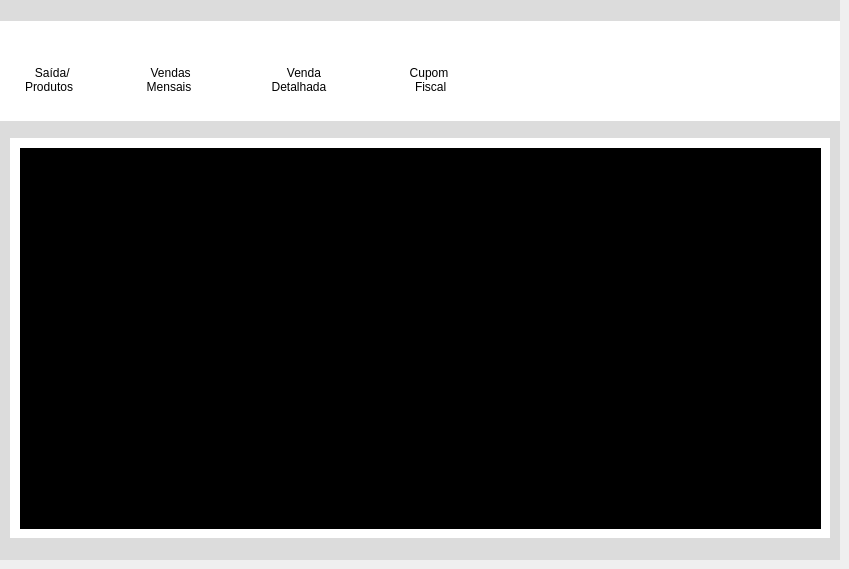
            <widget class="QWidget" name="relatorios">
             <attribute name="title">
              <string>Relatorios</string>
             </attribute>
             <widget class="QFrame" name="fr_primariorelatorios">
              <property name="geometry">
               <rect>
                <x>0</x>
                <y>0</y>
                <width>840</width>
                <height>560</height>
               </rect>
              </property>
              <property name="minimumSize">
               <size>
                <width>840</width>
                <height>560</height>
               </size>
              </property>
              <property name="maximumSize">
               <size>
                <width>16777215</width>
                <height>560</height>
               </size>
              </property>
              <property name="styleSheet">
               <string notr="true">background-color: rgb(220, 220, 220);
border:noborder;</string>
              </property>
              <property name="frameShape">
               <enum>QFrame::StyledPanel</enum>
              </property>
              <property name="frameShadow">
               <enum>QFrame::Raised</enum>
              </property>
              <widget class="QFrame" name="men_interno_relelatorios">
               <property name="geometry">
                <rect>
                 <x>-1</x>
                 <y>21</y>
                 <width>841</width>
                 <height>100</height>
                </rect>
               </property>
               <property name="maximumSize">
                <size>
                 <width>16777215</width>
                 <height>100</height>
                </size>
               </property>
               <property name="styleSheet">
                <string notr="true">background-color: rgb(255, 255, 255);

border:noborder;</string>
               </property>
               <property name="frameShape">
                <enum>QFrame::StyledPanel</enum>
               </property>
               <property name="frameShadow">
                <enum>QFrame::Raised</enum>
               </property>
               <widget class="QPushButton" name="bt_saidapro_rel">
                <property name="geometry">
                 <rect>
                  <x>0</x>
                  <y>0</y>
                  <width>100</width>
                  <height>90</height>
                 </rect>
                </property>
                <property name="minimumSize">
                 <size>
                  <width>100</width>
                  <height>90</height>
                 </size>
                </property>
                <property name="maximumSize">
                 <size>
                  <width>100</width>
                  <height>90</height>
                 </size>
                </property>
                <property name="toolTip">
                 <string/>
                </property>
                <property name="layoutDirection">
                 <enum>Qt::LeftToRight</enum>
                </property>
                <property name="styleSheet">
                 <string notr="true">background-color: qradialgradient(spread:pad, cx:0.5, cy:0.5, radius:0.5, fx:0.5, fy:0.5, stop:0 rgba(0, 0, 0, 0));</string>
                </property>
                <property name="inputMethodHints">
                 <set>Qt::ImhNone</set>
                </property>
                <property name="text">
                 <string>

  Saída/
Produtos</string>
                </property>
                <property name="icon">
                 <iconset>
                  <normaloff>../Projeto_integrador/Telas/Repono/Relatorios/PNG/icon_saida.png</normaloff>../Projeto_integrador/Telas/Repono/Relatorios/PNG/icon_saida.png</iconset>
                </property>
                <property name="iconSize">
                 <size>
                  <width>32</width>
                  <height>32</height>
                 </size>
                </property>
                <property name="shortcut">
                 <string notr="true"/>
                </property>
                <property name="checkable">
                 <bool>false</bool>
                </property>
                <property name="checked">
                 <bool>false</bool>
                </property>
                <property name="autoRepeat">
                 <bool>false</bool>
                </property>
                <property name="autoExclusive">
                 <bool>false</bool>
                </property>
                <property name="autoDefault">
                 <bool>false</bool>
                </property>
               </widget>
               <widget class="QPushButton" name="bt_vendadt_rel">
                <property name="geometry">
                 <rect>
                  <x>250</x>
                  <y>0</y>
                  <width>100</width>
                  <height>90</height>
                 </rect>
                </property>
                <property name="minimumSize">
                 <size>
                  <width>100</width>
                  <height>90</height>
                 </size>
                </property>
                <property name="maximumSize">
                 <size>
                  <width>100</width>
                  <height>90</height>
                 </size>
                </property>
                <property name="styleSheet">
                 <string notr="true">background-color: qradialgradient(spread:pad, cx:0.5, cy:0.5, radius:0.5, fx:0.5, fy:0.5, stop:0 rgba(0, 0, 0, 0));
border:noborder;</string>
                </property>
                <property name="text">
                 <string>

   Venda
Detalhada</string>
                </property>
                <property name="icon">
                 <iconset>
                  <normaloff>../Projeto_integrador/Telas/Repono/Relatorios/PNG/icon_venda_detalhada.png</normaloff>../Projeto_integrador/Telas/Repono/Relatorios/PNG/icon_venda_detalhada.png</iconset>
                </property>
                <property name="iconSize">
                 <size>
                  <width>35</width>
                  <height>35</height>
                 </size>
                </property>
               </widget>
               <widget class="QPushButton" name="bt_cupomfis_rel">
                <property name="geometry">
                 <rect>
                  <x>380</x>
                  <y>0</y>
                  <width>100</width>
                  <height>90</height>
                 </rect>
                </property>
                <property name="minimumSize">
                 <size>
                  <width>100</width>
                  <height>90</height>
                 </size>
                </property>
                <property name="maximumSize">
                 <size>
                  <width>100</width>
                  <height>90</height>
                 </size>
                </property>
                <property name="toolTip">
                 <string>&lt;html&gt;&lt;head/&gt;&lt;body&gt;&lt;p&gt;123&lt;/p&gt;&lt;p align=&quot;center&quot;&gt;+5+5&lt;/p&gt;&lt;/body&gt;&lt;/html&gt;</string>
                </property>
                <property name="styleSheet">
                 <string notr="true">background-color: qradialgradient(spread:pad, cx:0.5, cy:0.5, radius:0.5, fx:0.5, fy:0.5, stop:0 rgba(0, 0, 0, 0));
border:noborder;</string>
                </property>
                <property name="text">
                 <string>

Cupom
 Fiscal</string>
                </property>
                <property name="icon">
                 <iconset>
                  <normaloff>../Projeto_integrador/Telas/Repono/Relatorios/PNG/icon_cupom_fiscal.png</normaloff>../Projeto_integrador/Telas/Repono/Relatorios/PNG/icon_cupom_fiscal.png</iconset>
                </property>
                <property name="iconSize">
                 <size>
                  <width>35</width>
                  <height>35</height>
                 </size>
                </property>
               </widget>
               <widget class="QPushButton" name="bt_vendasm_rel">
                <property name="geometry">
                 <rect>
                  <x>120</x>
                  <y>0</y>
                  <width>100</width>
                  <height>90</height>
                 </rect>
                </property>
                <property name="minimumSize">
                 <size>
                  <width>100</width>
                  <height>90</height>
                 </size>
                </property>
                <property name="maximumSize">
                 <size>
                  <width>100</width>
                  <height>90</height>
                 </size>
                </property>
                <property name="styleSheet">
                 <string notr="true">background-color: qradialgradient(spread:pad, cx:0.5, cy:0.5, radius:0.5, fx:0.5, fy:0.5, stop:0 rgba(0, 0, 0, 0));
border:noborder;</string>
                </property>
                <property name="text">
                 <string>

 Vendas
Mensais</string>
                </property>
                <property name="icon">
                 <iconset>
                  <normaloff>../Projeto_integrador/Telas/Repono/Relatorios/PNG/icon_vendas_mensais.png</normaloff>../Projeto_integrador/Telas/Repono/Relatorios/PNG/icon_vendas_mensais.png</iconset>
                </property>
                <property name="iconSize">
                 <size>
                  <width>35</width>
                  <height>35</height>
                 </size>
                </property>
               </widget>
               <widget class="QLabel" name="icon_vendasdt">
                <property name="geometry">
                 <rect>
                  <x>280</x>
                  <y>10</y>
                  <width>47</width>
                  <height>44</height>
                 </rect>
                </property>
                <property name="minimumSize">
                 <size>
                  <width>44</width>
                  <height>44</height>
                 </size>
                </property>
                <property name="styleSheet">
                 <string notr="true">background-color: qradialgradient(spread:pad, cx:0.5, cy:0.5, radius:0.5, fx:0.5, fy:0.5, stop:0 rgba(0, 0, 0, 0));
border:noborder;</string>
                </property>
                <property name="text">
                 <string/>
                </property>
                <property name="pixmap">
                 <pixmap>Relatorios/PNG/venda.png</pixmap>
                </property>
                <property name="scaledContents">
                 <bool>true</bool>
                </property>
               </widget>
               <widget class="QLabel" name="icon_saidapr">
                <property name="geometry">
                 <rect>
                  <x>30</x>
                  <y>10</y>
                  <width>44</width>
                  <height>44</height>
                 </rect>
                </property>
                <property name="minimumSize">
                 <size>
                  <width>44</width>
                  <height>44</height>
                 </size>
                </property>
                <property name="styleSheet">
                 <string notr="true">background-color: qradialgradient(spread:pad, cx:0.5, cy:0.5, radius:0.5, fx:0.5, fy:0.5, stop:0 rgba(0, 0, 0, 0));
border:noborder;</string>
                </property>
                <property name="text">
                 <string/>
                </property>
                <property name="pixmap">
                 <pixmap>Relatorios/PNG/saida.png</pixmap>
                </property>
                <property name="scaledContents">
                 <bool>true</bool>
                </property>
               </widget>
               <widget class="QLabel" name="icon_vendasm">
                <property name="geometry">
                 <rect>
                  <x>150</x>
                  <y>10</y>
                  <width>44</width>
                  <height>44</height>
                 </rect>
                </property>
                <property name="minimumSize">
                 <size>
                  <width>44</width>
                  <height>44</height>
                 </size>
                </property>
                <property name="styleSheet">
                 <string notr="true">border:noborder;
background-color: qradialgradient(spread:pad, cx:0.5, cy:0.5, radius:0.5, fx:0.5, fy:0.5, stop:0 rgba(0, 0, 0, 0));</string>
                </property>
                <property name="text">
                 <string/>
                </property>
                <property name="pixmap">
                 <pixmap>Relatorios/PNG/grafico.png</pixmap>
                </property>
                <property name="scaledContents">
                 <bool>true</bool>
                </property>
               </widget>
               <widget class="QLabel" name="icon_cupon">
                <property name="geometry">
                 <rect>
                  <x>410</x>
                  <y>10</y>
                  <width>47</width>
                  <height>44</height>
                 </rect>
                </property>
                <property name="minimumSize">
                 <size>
                  <width>44</width>
                  <height>44</height>
                 </size>
                </property>
                <property name="styleSheet">
                 <string notr="true">background-color: qradialgradient(spread:pad, cx:0.5, cy:0.5, radius:0.5, fx:0.5, fy:0.5, stop:0 rgba(0, 0, 0, 0));
border:noborder;</string>
                </property>
                <property name="text">
                 <string/>
                </property>
                <property name="pixmap">
                 <pixmap>Relatorios/PNG/cupom.png</pixmap>
                </property>
                <property name="scaledContents">
                 <bool>true</bool>
                </property>
               </widget>
               <zorder>icon_cupon</zorder>
               <zorder>bt_cupomfis_rel</zorder>
               <zorder>icon_vendasdt</zorder>
               <zorder>icon_vendasm</zorder>
               <zorder>bt_vendadt_rel</zorder>
               <zorder>bt_vendasm_rel</zorder>
               <zorder>icon_saidapr</zorder>
               <zorder>bt_saidapro_rel</zorder>
              </widget>
              <widget class="QFrame" name="fr_subtelas_relatorios">
               <property name="geometry">
                <rect>
                 <x>10</x>
                 <y>138</y>
                 <width>820</width>
                 <height>400</height>
                </rect>
               </property>
               <property name="minimumSize">
                <size>
                 <width>820</width>
                 <height>400</height>
                </size>
               </property>
               <property name="maximumSize">
                <size>
                 <width>820</width>
                 <height>400</height>
                </size>
               </property>
               <property name="styleSheet">
                <string notr="true">background-color: rgb(255, 255, 255);</string>
               </property>
               <property name="frameShape">
                <enum>QFrame::StyledPanel</enum>
               </property>
               <property name="frameShadow">
                <enum>QFrame::Raised</enum>
               </property>
               <widget class="QWidget" name="widget_5" native="true">
                <property name="geometry">
                 <rect>
                  <x>10</x>
                  <y>10</y>
                  <width>801</width>
                  <height>381</height>
                 </rect>
                </property>
                <property name="styleSheet">
                 <string notr="true">background-color: rgb(42, 14, 255);</string>
                </property>
               </widget>
               <widget class="QWidget" name="widget_2" native="true">
                <property name="geometry">
                 <rect>
                  <x>10</x>
                  <y>10</y>
                  <width>801</width>
                  <height>381</height>
                 </rect>
                </property>
                <property name="styleSheet">
                 <string notr="true">background-color: rgb(0, 0, 0);</string>
                </property>
               </widget>
               <widget class="QWidget" name="widget_3" native="true">
                <property name="geometry">
                 <rect>
                  <x>10</x>
                  <y>10</y>
                  <width>801</width>
                  <height>381</height>
                 </rect>
                </property>
                <property name="styleSheet">
                 <string notr="true">background-color: rgb(57, 255, 47);</string>
                </property>
               </widget>
               <widget class="QWidget" name="widget" native="true">
                <property name="geometry">
                 <rect>
                  <x>10</x>
                  <y>10</y>
                  <width>801</width>
                  <height>381</height>
                 </rect>
                </property>
                <property name="styleSheet">
                 <string notr="true">background-color: rgb(255, 255, 0);</string>
                </property>
               </widget>
               <zorder>widget_5</zorder>
               <zorder>widget</zorder>
               <zorder>widget_3</zorder>
               <zorder>widget_2</zorder>
              </widget>
             </widget>
            </widget>
